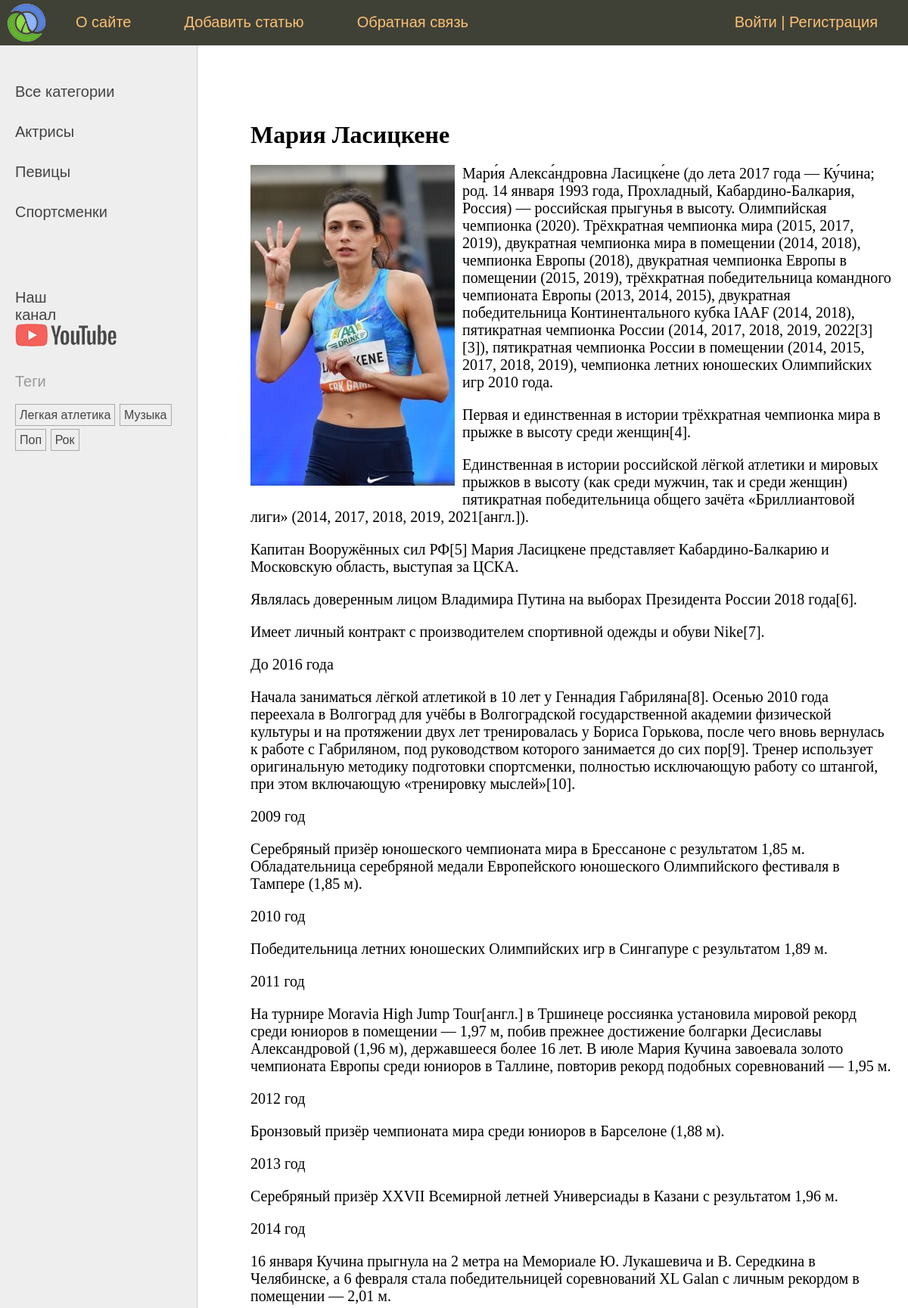
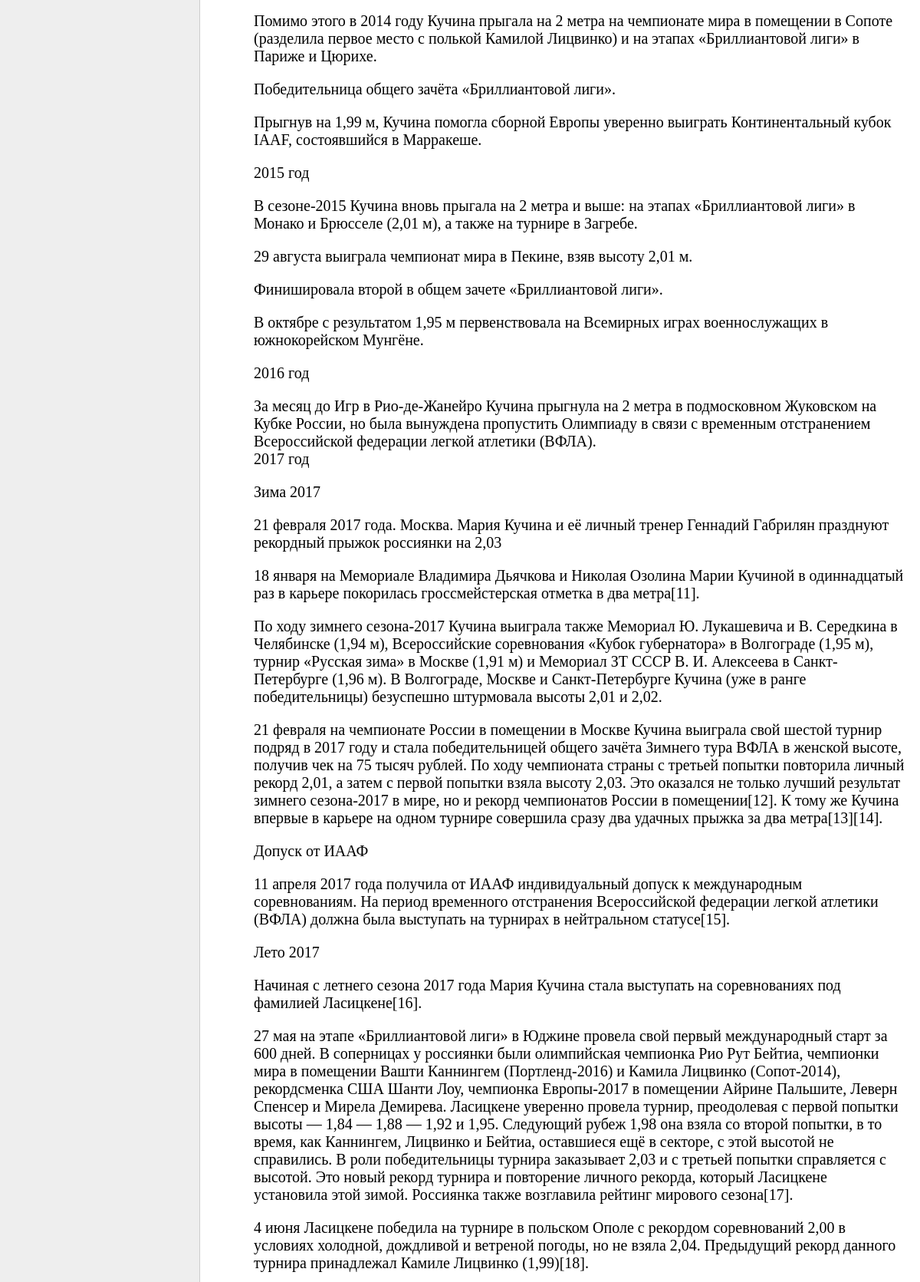
The page /post/mariya-lasitskene/ (upper part) on the database its author committed (2 pictures, top to bottom).
### women/models.py (models this page shows, shortened)
class Category(models.Model):
    name = models.CharField(
        max_length=100,
        db_index=True,
        verbose_name='Категория'
    )
    slug = models.SlugField(
        max_length=255,
        unique=True,
        db_index=True,
        verbose_name='Slug'
    )
    class Meta:
        verbose_name = 'Категория'
        verbose_name_plural = 'Категории'
    def get_absolute_url(self):
        return reverse("category", kwargs={"cat_slug": self.slug})

class TagPost(models.Model):
    tag = models.CharField(
        max_length=100,
        db_index=True
    )
    slug = models.SlugField(
        max_length=255,
        unique=True,
        db_index=True
    )
    def get_absolute_url(self):
        return reverse('tag', kwargs={'tag_slug': self.slug})

class Women(models.Model):
    class Status(models.IntegerChoices):
        DRAFT = (0, 'Черновик',)
        PUBLISHED = (1, 'Опубликована',)
    title = models.CharField(
        max_length=255,
        verbose_name='Заголовок'
    )
    slug = models.SlugField(
        max_length=255,
        unique=True,
        db_index=True,
        verbose_name='Slug',
        validators=[
            MinLengthValidator(
                limit_value=5,
                message="Минимум 5 символов"
            ),
            MaxLengthValidator(
                limit_value=100,
                message="Максимум 100 символов"
            ),
        ],
    )
    photos = models.ImageField(
        upload_to="photos/%Y/%m/%d/",
        default=None,
        blank=True,
        null=True,
        verbose_name="Фото"
    )
    content = models.TextField(
        blank=True,
        verbose_name='Текст статьи'
    )
    time_create = models.DateTimeField(
        auto_now_add=True,
        verbose_name='Время создания'
    )
    time_update = models.DateTimeField(
        auto_now=True,
        verbose_name='Время обновления'
    )
    is_published = models.BooleanField(
        choices=tuple(map(lambda x: (bool(x[0]), x[1]), Status.choices)),
        default=Status.PUBLISHED,
        verbose_name='Статус'
    )
    cat = models.ForeignKey(
        'Category',
        on_delete=models.PROTECT,
        related_name='posts',
        verbose_name='Категория'
    )
    tags = models.ManyToManyField(
        'TagPost',
        blank=True,
        related_name='tags',
        verbose_name='Теги'
    )
    husband = models.OneToOneField(
        'Husband',
        on_delete=models.SET_NULL,
        null=True,
        blank=True,
        related_name='wom',
        verbose_name='Муж'
    )
    author = models.ForeignKey(
        get_user_model(),
        on_delete=models.SET_NULL,
        related_name="posts",
        null=True,
        default=None
    )
    objects = models.Manager()
    published = PublishedManager()
    class Meta:
        verbose_name = 'Известные женщины'
        verbose_name_plural = 'Известные женщины'
        ordering = ['-time_create']
        indexes = [
            models.Index(fields=['-time_create'])
        ]

### women/views.py (the view)
# urls.py: path('post/<slug:post_slug>/', views.ShowPost.as_view(), name='post'),
class ShowPost(DataMixin, DetailView):
    model = Women
    template_name = "women/post.html"
    slug_url_kwarg = "post_slug"
    context_object_name = "post"
    def get_context_data(self, **kwargs):
        context = super().get_context_data(**kwargs)
        return self.get_mixin_context(context, title=context["post"].title)
    def get_object(self, queryset = None):
        return get_object_or_404(
            Women.published,
            slug=self.kwargs[self.slug_url_kwarg]
        )

### users/context_processors.py (called while the page is built)
def get_women_context(request):
    return {"main_menu": menu}

### women/models.py (called while the page is built)
    def get_queryset(self):
        return super().get_queryset().filter(is_published=Women.Status.PUBLISHED)

### women/templatetags/women_tags.py (called while the page is built)
@register.inclusion_tag('women/list_categories.html')
def show_categories(cat_selected=0):
    cats = Category.objects.annotate(total=Count('posts')).filter(total__gt=0)
    return {'cats': cats, "cat_selected": cat_selected}

@register.inclusion_tag('women/list_tags.html')
def show_all_tags(cat_selected=0):
    tags = TagPost.objects.annotate(total=Count('tags')).filter(total__gt=0)
    return {'tags': tags}

### women/utils.py (called while the page is built)
    def get_mixin_context(self, context, **kwargs):
        context["cat_selected"] = None
        context.update(kwargs)
        return context

### women/templates/women/post.html (shortened to what this page needs)
{% extends "base.html" %}
{% block content %}
<h1>{{ post.title }}</h1>
{% if post.photos %}
<p><img class="img-article-left" src="{{ post.photos.url }}"></p>
{% endif %}
{{ post.content|linebreaks }}
{% endblock content %}

### women/templates/women/list_categories.html
{% for cat in cats   %}
{% if cat.id == cat_selected %}
<li class="selected">{{ cat.name }}</li>
{% else %}
<li><a href="{{ cat.get_absolute_url }}">{{  cat.name }}</li>
{% endif %}
{% endfor %}

### women/templates/women/list_tags.html (shortened to what this page needs)
{% if tags %}
    <p>Теги</p>
    <ul class="tags-list">
        {% for t in tags %}
        <li><a href="{{ t.get_absolute_url }}">{{ t.tag }}</a></li>
        {% endfor %}
    </ul>
{% endif %}

### women/static/women/css/styles.css (style rules this page uses)
html, body { font-family: 'Arial'; margin: 0; padding: 0; height: 100%; width: 100%; color: #444; }
a { color: #0059b2; text-decoration: none; }
img { max-width: 600px; height: auto; }
img.img-article-left { max-width: 300px; height: auto; float: left; padding: 0 10px 10px 0; }
.left-chapters ul { width: 230px; margin: 0; padding: 20px 10px 10px 20px; list-style: none; font-size: 20px; }
.left-chapters ul li { margin: 30px 0 0 0; color: #999; }
.left-chapters ul li a { color: #444; text-decoration: none; }
.left-chapters ul li.share a { display: inline-block; width: 40px; height: 40px; margin: 0 20px 0 0; }
ul.tags-list { width: 100%; margin: 0; padding: 0; list-style: none; }
ul.tags-list li { margin: 0; padding: 0 0 10px; display: inline-block; }
ul.tags-list li a { padding: 5px; font-size: 16px; border: 1px solid #aaa; }
.content-text h1 { font-size: 32px; }

### rows shown on the page
Category: name "Актрисы"
Category: name "Певицы"
Category: name "Спортсменки"
TagPost: tag "Легкая атлетика"
TagPost: tag "Музыка"
TagPost: tag "Поп"
TagPost: tag "Рок"
Women: title "Мария Ласицкене", photos (picture), content "Мари́я Алекса́ндровна Ласицке́не (до лета 2017 года — Ку́чина; род. 14 января 1993 года, Прохладный, Кабардино-Балкария, Россия) — российская прыгунья в высоту. Олимпийская чемпионка (2020). Трёхкратная чемпионка мира (2015, 2017, 2019), двукратная чемпионка мира в помещении (2014, 2018), чемпионка Европы (2018), двукратная чемпионка Европы в помещении (2015, 2019), трёхкратная победительница командного чемпионата Европы (2013, 2014, 2015), двукратная победительница Континентального кубка IAAF (2014, 2018), пятикратная чемпионка России (2014, 2017, 2018, 2019, 2022[3][3]), пятикратная чемпионка России в помещении (2014, 2015, 2017, 2018, 2019), чемпионка летних юношеских Олимпийских игр…"

### other values the page prints
{{ m.title }} "О сайте" "Добавить статью" "Обратная связь"
